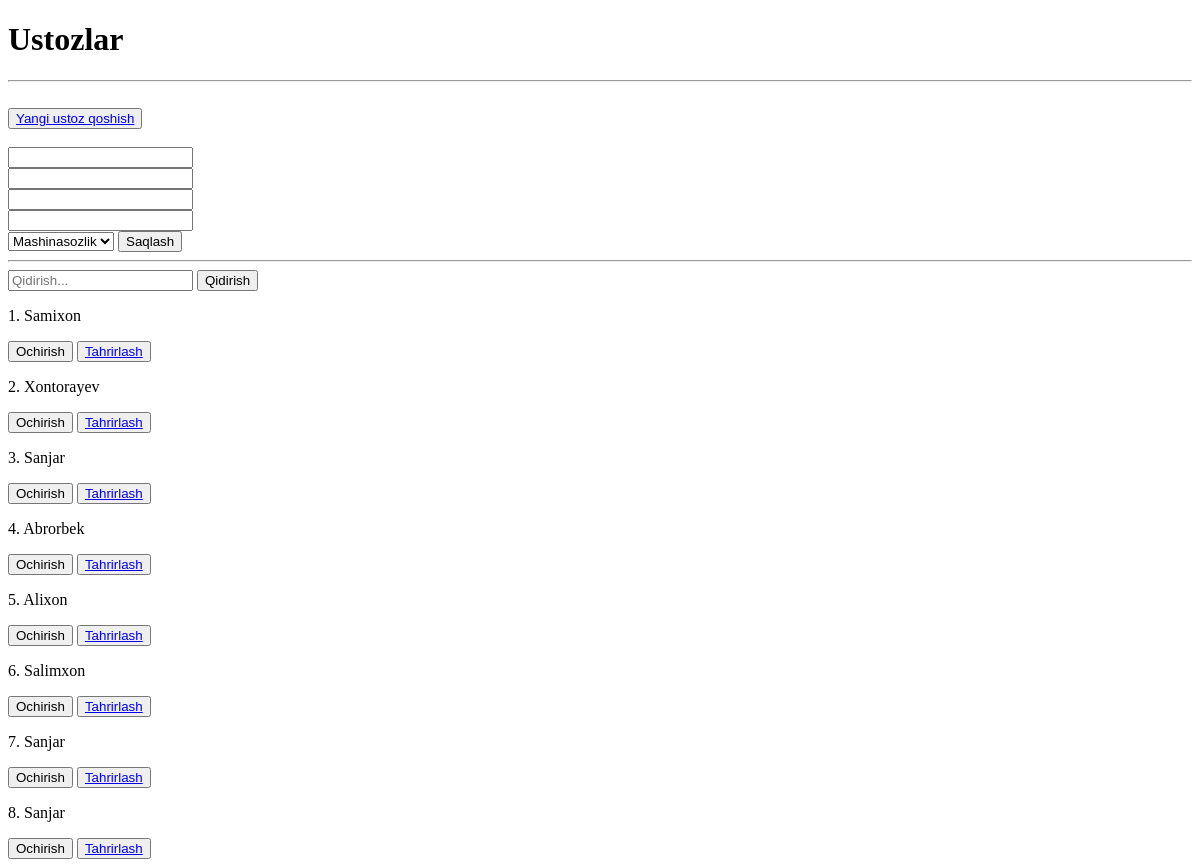
The page /ustozlar/ on the database as committed earlier.
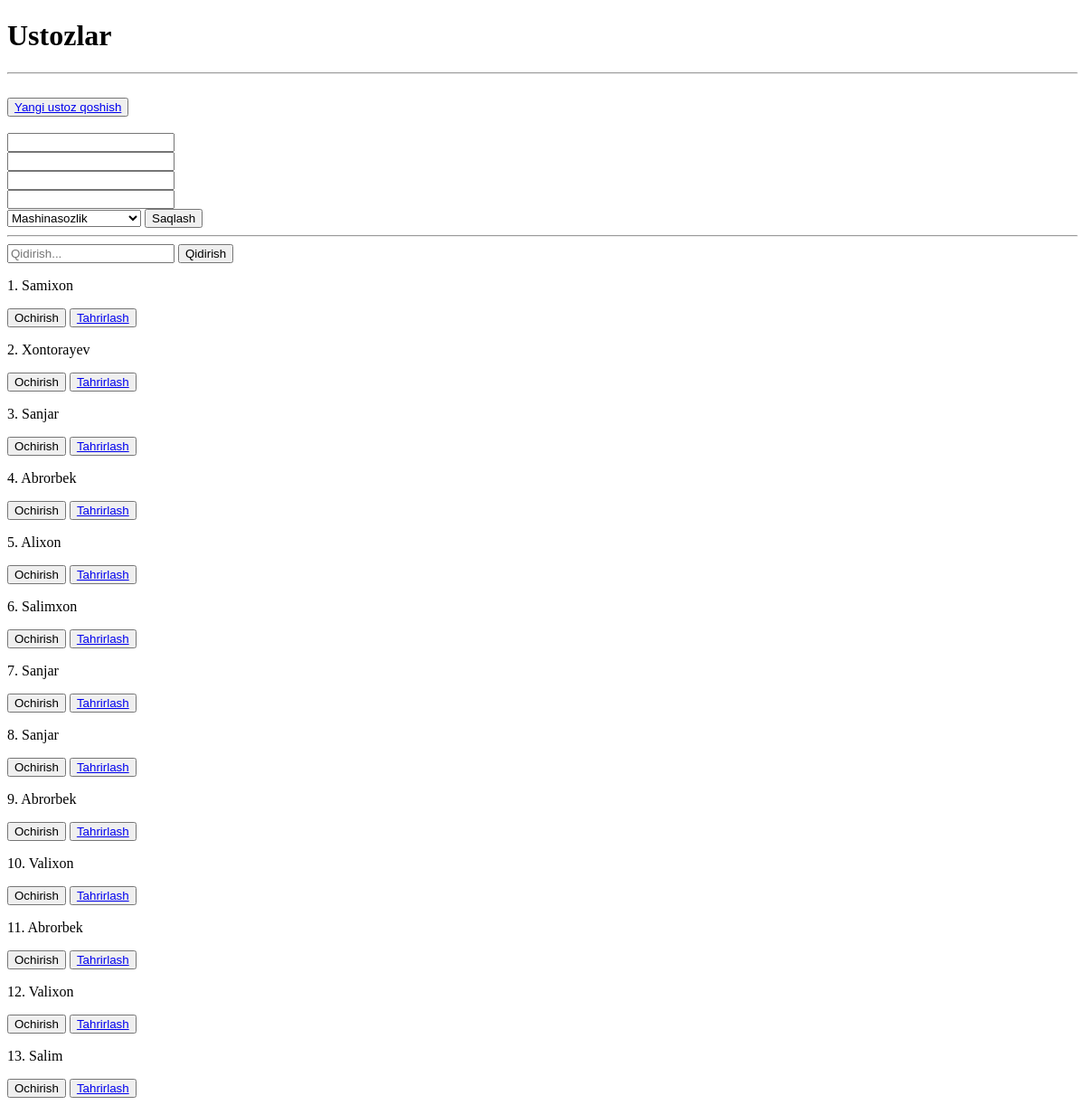
The same page on the database as committed later.
### main/models.py (models this page shows, shortened)
class Ustoz(models.Model):
    JINS_TANLASH = (("Erkak", "Erkak"), ("Ayol", "Ayol"))
    DARAJA = (("Bakalavr", "Bakalavr"), ("Magistr", "Magistr"))
    ism = models.CharField(max_length=255)
    yosh = models.PositiveSmallIntegerField(default=18)
    jins = models.CharField(max_length=20, choices=JINS_TANLASH)
    daraja = models.CharField(max_length=20, choices=DARAJA)
    fan = models.ForeignKey(Fan, on_delete=models.SET_NULL, blank=True, null=True)
    class Meta:
        verbose_name = 'Ustoz'
        verbose_name_plural = 'Ustozlar'

### main/views.py (the view, shortened to what this page needs)
# urls.py: path('ustozlar/', ustozlar, name='teachers'),
def ustozlar(request):
    ustozlar = Ustoz.objects.all()
    search = request.GET.get('search')
    if search is not None:
        ustozlar = Ustoz.objects.filter(ism__contains=search)
    else:
        ustozlar = Ustoz.objects.all()
    context = {
        'ustozlar': ustozlar,
        'search': search,
        'fanlar': Fan.objects.all(),
    }
    return render(request, 'ustozlar.html', context)

### templates/ustozlar.html (shortened to what this page needs)
<!DOCTYPE html>
<html lang="en">
<head>
</head>
<body>
<h1>Ustozlar</h1>
<hr>
<br>
<button><a href="/ustozlar/create">Yangi ustoz qoshish</a></button>
<br>
<br>
<form method="post">
    <input type="text" name="ism"><br>
    <input type="number" name="yosh"><br>
    <input type="text" name="jins"><br>
    <input type="text" name="daraja"><br>
    <select name="fan">
        {% for fan in fanlar %}
        <option value="{{ fan.id }}">{{ fan.nom }}</option>
        {% endfor %}
    </select>
    <button>Saqlash</button>
</form>
<hr>
<form>
  <input type="text" placeholder="Qidirish..." name="search" {% if search %} value="{{ search }}" {% endif %}>
  <button>Qidirish</button>
</form>
{% for ustoz in ustozlar %}
<p>{{ forloop.counter }}. {{ ustoz.ism }}</p>
<a href="/ustozlar/{{ ustoz.id }}"><button>Ochirish</button></a>
<button><a href="/ustozlar/{{ ustoz.id }}/edit">Tahrirlash</a></button>
{% endfor %}
</body>
</html>

Rows that differ between the two databases and show on the page:
added Ustoz: ism "Abrorbek"
added Ustoz: ism "Valixon"
added Ustoz: ism "Abrorbek"
added Ustoz: ism "Valixon"
added Ustoz: ism "Salim"
